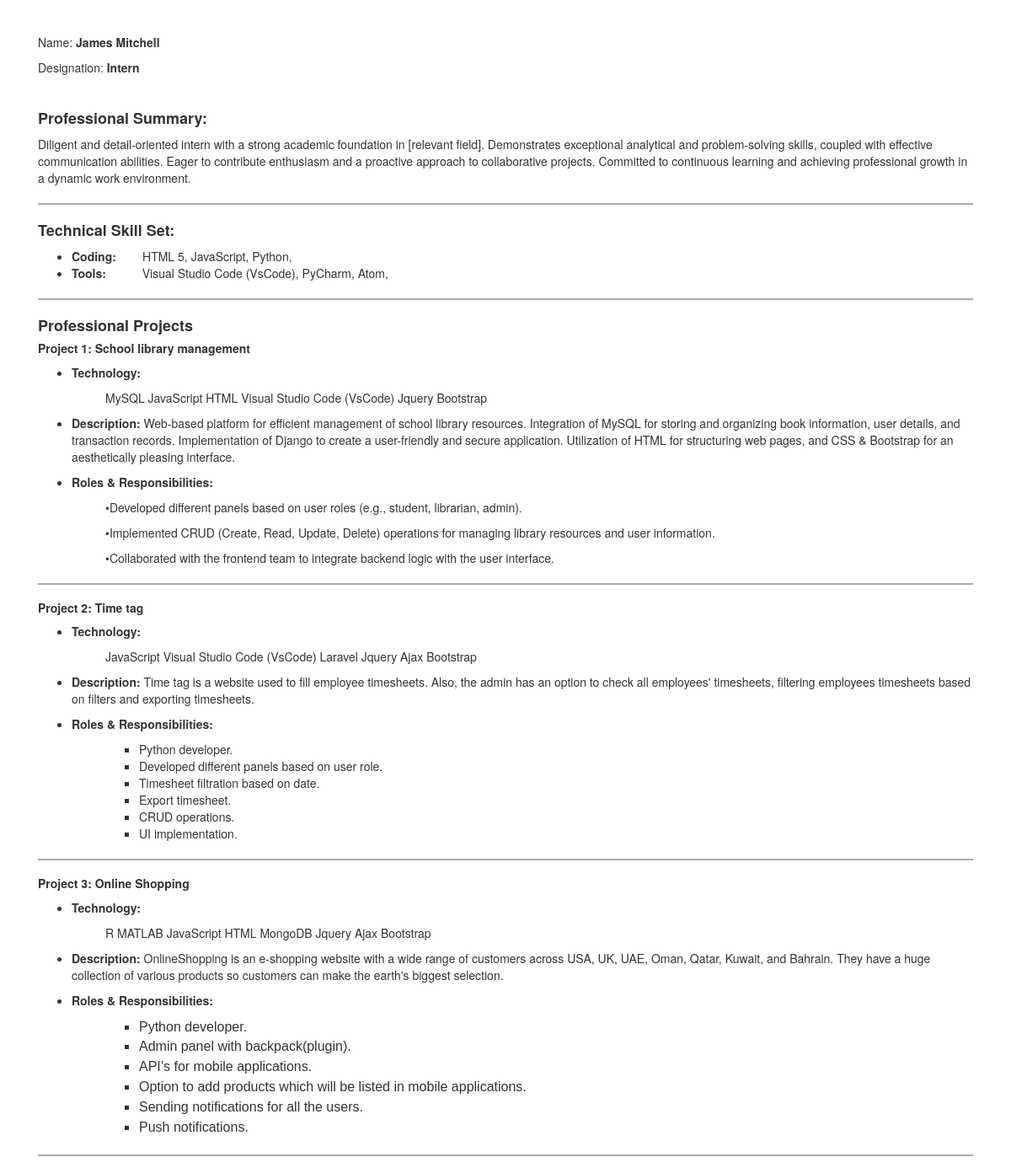
Screenshot of /resume/1 with the database file from the repository.
### app/models.py (models this page shows, shortened)
class Employees(models.Model):
    STATUS_CHOICES = [
        ('current-emp', 'Current-Emp'),
        ('ex-emp', 'Ex-Employee'),
          ]
    id = models.IntegerField(primary_key=True)
    name = models.CharField(max_length=255,null=True)
    designation = models.CharField(max_length=255 , null=True)
    professional_summary = RichTextField(null=True)
    coding_skills = models.ManyToManyField(Coding_list, blank=True)
    tools = models.ManyToManyField(Tool_list, blank=True)
    emp_status = models.CharField(max_length=20, choices= STATUS_CHOICES, null=True)
    projects = models.ManyToManyField(Project, blank=True)

class Coding_list(models.Model):
    name = models.CharField(max_length=100)
    def __str__(self):
        return self.name

class Tool_list(models.Model):
    name = models.CharField(max_length=100)
    def __str__(self):
        return self.name

class Project(models.Model):
    PROJECT_CHOICES = [
        ('Active', 'Active'),
        ('Complete', 'Complete'),
    ]
    id = models.IntegerField(primary_key=True)
    project_name = models.CharField(max_length=255, null=True)
    technology=models.ManyToManyField(Technology_list, blank=True)
    description = models.TextField(max_length=1000 , null=True)
    roles_responsibilities = RichTextField(null=True)
    start_date = models.DateField()
    end_date = models.DateField()
    project_status = models.CharField(max_length=20, choices=PROJECT_CHOICES, null=True)

class Technology_list(models.Model):
    name = models.CharField(max_length=100)
    def __str__(self):
        return self.name

### app/views.py (the view)
# urls.py: path('resume/<int:pk>', views.resume,name='dashboard-Resume'),
def resume(request, pk):
    employee = Employees.objects.get(id=pk)
    return render(request, 'dashboard/Resume.html', {'employee': employee})

### templates/dashboard/Resume.html (shortened to what this page needs)
{% extends 'main/base.html' %}
{% block content %}
<div class="container">
<p>Name: <strong>{{ employee.name }}</strong> </p>
<p>Designation: <strong>{{ employee.designation }}</strong></p>
<br>
<h4><strong>Professional Summary:</strong></h4>
{{ employee.professional_summary | safe }}
<hr style="border: 1px solid  rgba(24, 23, 23, 0.363);">
<h4><strong>Technical Skill Set:</strong></h4>
<ul>
    <li> <strong>Coding:</strong> &nbsp;&nbsp;&nbsp;&nbsp;&nbsp;&nbsp;
    {% for coding_skill in employee.coding_skills.all %}
        {{ coding_skill }},
    {% endfor %}
     </li>
     <li> <strong>Tools:</strong>&nbsp;&nbsp;&nbsp;&nbsp;&nbsp;&nbsp;&nbsp;&nbsp;&nbsp;&nbsp;
        {% for tool in employee.tools.all %}
        {{ tool }},
       {% endfor %}
     </li>
</ul>
<hr style="border: 1px solid  rgba(24, 23, 23, 0.363);">
<h4><strong>Professional Projects </strong></h4>
{% for project in employee.projects.all %}
    <h5><strong>Project {{ forloop.counter }}: {{ project.project_name }}</strong></h5>
    <ul>
        <li>
            <p><strong>Technology:</strong>
                <ul>
                    {% for technology in project.technology.all %}
                       {{ technology }}
                    {% endfor %}
                </ul>
            </p>
        </li>
        <li>
            <p><strong>Description:</strong> {{ project.description }}</p>
        </li>
        <li>
            <p><strong>Roles & Responsibilities:</strong>
                {% if project.roles_responsibilities %}
                <ul>
                  {{ project.roles_responsibilities | safe  }}
                </ul>
                {% endif %}
            </p>
        </li>
    </ul>
    <hr style="border: 1px solid  rgba(24, 23, 23, 0.363);">
{% endfor %}
</div>
{% endblock content %}

### templates/main/nav.html (style rules this page uses)
body { margin: 0px; padding: 0px; }

### templates/dashboard/Resume.html (style rules this page uses)
.container { padding-top: 40px; }

### rows the page displays
Employees: name "James Mitchell", designation "Intern", professional_summary "Diligent and detail-oriented intern with a strong academic foundation in [relevant field]. Demonstrates exceptional analytical and problem-solving skills, coupled with effective communication abilities. Eager to contribute enthusiasm and a proactive approach to collaborative projects. Committed to continuous learning and achieving professional growth in a dynamic work environment."
Coding_list: name "HTML 5"
Coding_list: name "JavaScript"
Coding_list: name "Python"
Tool_list: name "Visual Studio Code (VsCode)"
Tool_list: name "PyCharm"
Tool_list: name "Atom"
Project: project_name "School library management", description "Web-based platform for efficient management of school library resources. Integration of MySQL for storing and organizing book information, user details, and transaction records. Implementation of Django to create a user-friendly and secure application. Utilization of HTML for structuring web pages, and CSS & Bootstrap for an aesthetically pleasing interface.", roles_responsibilities "•Developed different panels based on user roles (e.g., student, librarian, admin). •Implemented CRUD (Create, Read, Update, Delete) operations for managing library resources and user information. •Collaborated with the frontend team to integrate backend logic with the user interface."
Technology_list: name "MySQL"
Technology_list: name "JavaScript"
Technology_list: name "HTML"
Technology_list: name "Visual Studio Code (VsCode)"
Technology_list: name "Jquery"
Technology_list: name "Bootstrap"
Project: project_name "Time tag", description "Time tag is a website used to fill employee timesheets. Also, the admin has an option to check all employees' timesheets, filtering employees timesheets based on filters and exporting timesheets.", roles_responsibilities "Python developer. Developed different panels based on user role. Timesheet filtration based on date. Export timesheet. CRUD operations. UI implementation."
Technology_list: name "Laravel"
Technology_list: name "Ajax"
Project: project_name "Online Shopping", description "OnlineShopping is an e-shopping website with a wide range of customers across USA, UK, UAE, Oman, Qatar, Kuwait, and Bahrain. They have a huge collection of various products so customers can make the earth's biggest selection.", roles_responsibilities "Python developer. Admin panel with backpack(plugin). API’s for mobile applications. Option to add products which will be listed in mobile applications. Sending notifications for all the users. Push notifications."
Technology_list: name "R"
Technology_list: name "MATLAB"
Technology_list: name "MongoDB"
